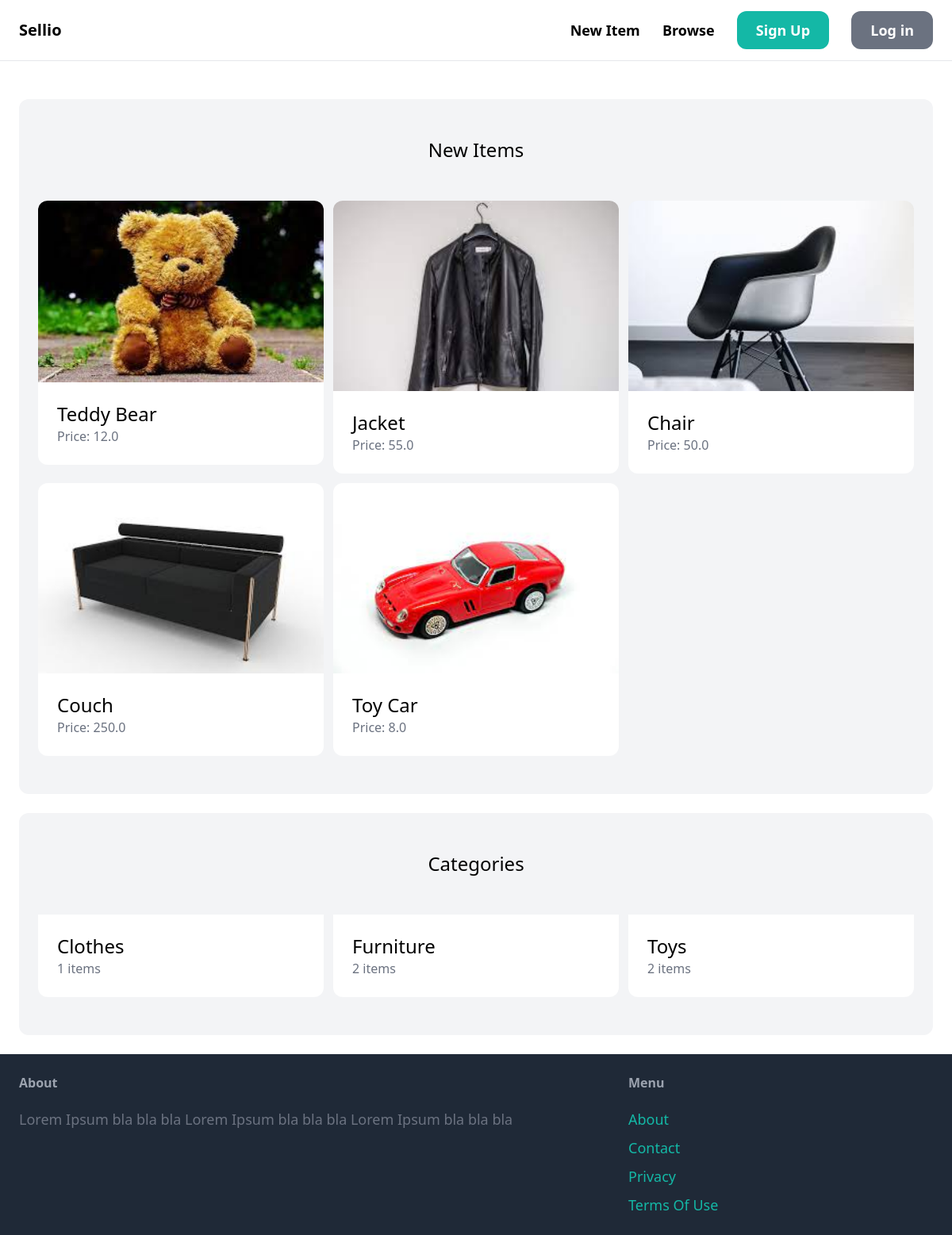
The page / on the database its author committed.
### item/models.py (models this page shows, shortened)
class Item(models.Model):
    category = models.ForeignKey(Category, related_name="items", on_delete=models.CASCADE)
    name = models.CharField(max_length=255)
    description = models.TextField(blank=True, null=True)
    price = models.FloatField()
    image = models.ImageField(upload_to='items_images', blank=True, null=True)
    is_sold = models.BooleanField(default=False)
    created_by = models.ForeignKey(User, related_name="items", on_delete=models.CASCADE)
    created_at = models.DateTimeField(auto_now_add=True)

class Category(models.Model):
    name=models.CharField(max_length=255)
    class Meta:
        ordering=('name',)
        verbose_name_plural = 'Categories'

### core/views.py (the view)
# urls.py: path('', views.index, name='index'),
def index(request):
    items = Item.objects.filter(is_sold=False)[0:6]
    categories = Category.objects.all()
    return render(request, 'core/index.html', {
        'categories': categories,
        'items': items,
    })

### core/templates/core/index.html (shortened to what this page needs)
{% extends 'core/base.html' %}
{% block content %}
  <div class="mt-6 px-6 py-12 bg-gray-100 rounded-xl">
    <h2 class="mb-12 text-2xl text-center">New Items</h2>
    <div class="grid grid-cols-3 gap-3">
      {% for item in items%}
        <div>
          <a href="{%  url 'item:detail' item.id %}">
            <div class="max-h-60 overflow-hidden">
              <img src="{{ item.image.url }}" class="w-full rounded-t-xl">
            </div>
            <div class="p-6 bg-white rounded-b-xl">
              <h2 class="text-2xl">{{ item.name }}</h2>
              <p class="text-gray-500">Price: {{ item.price}}</p>
            </div>
          </a>
        </div>
      {% endfor%}
    </div>
  </div>
  <div class="mt-6 px-6 py-12 bg-gray-100 rounded-xl">
    <h2 class="mb-12 text-2xl text-center">Categories</h2>
    <div class="grid grid-cols-3 gap-3">
      {% for category in categories %}
      <div>
        <a href="#">
          <div class="p-6 bg-white rounded-b-xl">
            <h2 class="text-2xl">{{ category.name }}</h2>
            <p class="text-gray-500">{{ category.items.count }} items</p>
          </div>
        </a>
      </div>
      {% endfor %}
    </div>
  </div>
{% endblock %}

### core/templates/core/base.html (shortened to what this page needs)
<!DOCTYPE html>
<html>
  <head>
    <script src="https://cdn.tailwindcss.com"></script>
  </head>
  <body>
    <nav
      class="py-6 px-6 flex justify-between items-center border-b border-gray-200"
    >
      <a href="/" class="text-xl font-semibold">Sellio</a>
      <div class="space-x-6">
        <a href="{% url 'item:new' %}" class="text-lg font-semibold hover:text-gray-500"
          >New Item</a
        >
        <a href="{% url 'item:items' %}" class="text-lg font-semibold hover:text-gray-500">Browse</a>
        {% if request.user.is_authenticated %}
        <a
          href="{% url 'conversation:inbox' %}"
          class="px-6 py-3 text-lg font-semibold bg-teal-500 text-white rounded-xl hover:bg-teal-700"
          >Inbox</a
        >
        <a
          href="{% url 'dashboard:index' %}"
          class="px-6 py-3 text-lg font-semibold bg-gray-500 text-white rounded-xl hover:bg-gray-700"
          >Dashboard</a
        >
        {% else %}
        <a
          href="{% url 'core:signup' %}"
          class="px-6 py-3 text-lg font-semibold bg-teal-500 text-white rounded-xl hover:bg-teal-700"
          >Sign Up</a
        >
        <a
          href="{% url 'core:login' %}"
          class="px-6 py-3 text-lg font-semibold bg-gray-500 text-white rounded-xl hover:bg-gray-700"
          >Log in</a
        >
        {% endif %}
      </div>
    </nav>
    <div class="px-6 py-6">{% block content %} {% endblock %}</div>
    <footer class="px-6 py-6 flex justify-between bg-gray-800">
      <div class="w-2/3 pr-10">
        <h3 class="mb-5 font-semibold text-gray-400">About</h3>
        <p class="text-lg text-gray-500">
          Lorem Ipsum bla bla bla Lorem Ipsum bla bla bla Lorem Ipsum bla bla
          bla
        </p>
      </div>
      <div class="w-1/3">
        <h3 class="mb-5 font-semibold text-gray-400">Menu</h3>
        <ul class="space-y-2">
          <li>
            <a href="#" class="text-lg text-teal-500 hover:text-teal-700"
              >About</a
            >
          </li>
          <li>
            <a
              href="{% url 'core:contact' %}"
              class="text-lg text-teal-500 hover:text-teal-700"
              >Contact</a
            >
          </li>
          <li>
            <a href="#" class="text-lg text-teal-500 hover:text-teal-700"
              >Privacy</a
            >
          </li>
          <li>
            <a href="#" class="text-lg text-teal-500 hover:text-teal-700"
              >Terms Of Use</a
            >
          </li>
        </ul>
      </div>
    </footer>
  </body>
</html>

### rows shown on the page
Item: image (picture), name "Teddy Bear", price "12.0"
Item: image (picture), name "Jacket", price "55.0"
Item: image (picture), name "Chair", price "50.0"
Item: image (picture), name "Couch", price "250.0"
Item: image (picture), name "Toy Car", price "8.0"
Category: name "Clothes", items.count "1"
Category: name "Furniture", items.count "2"
Category: name "Toys", items.count "2"
